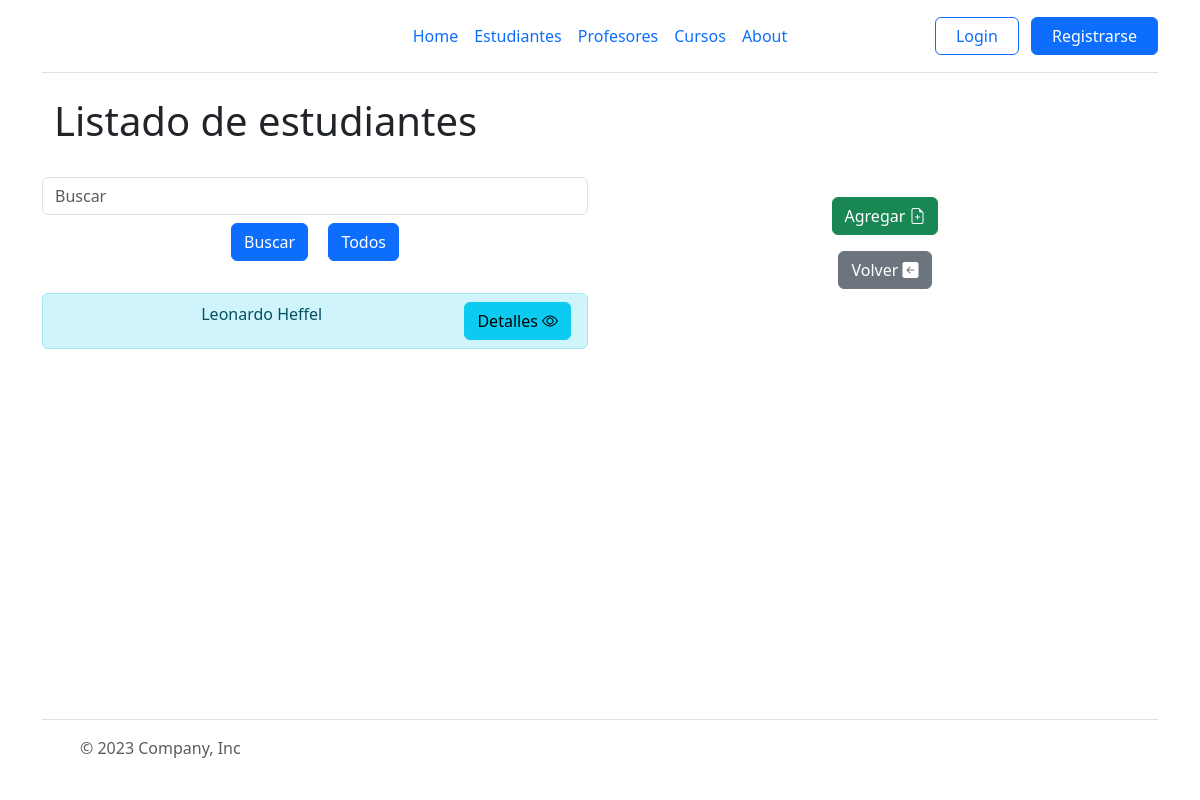
The page /estudiantes/ on the database as committed earlier.
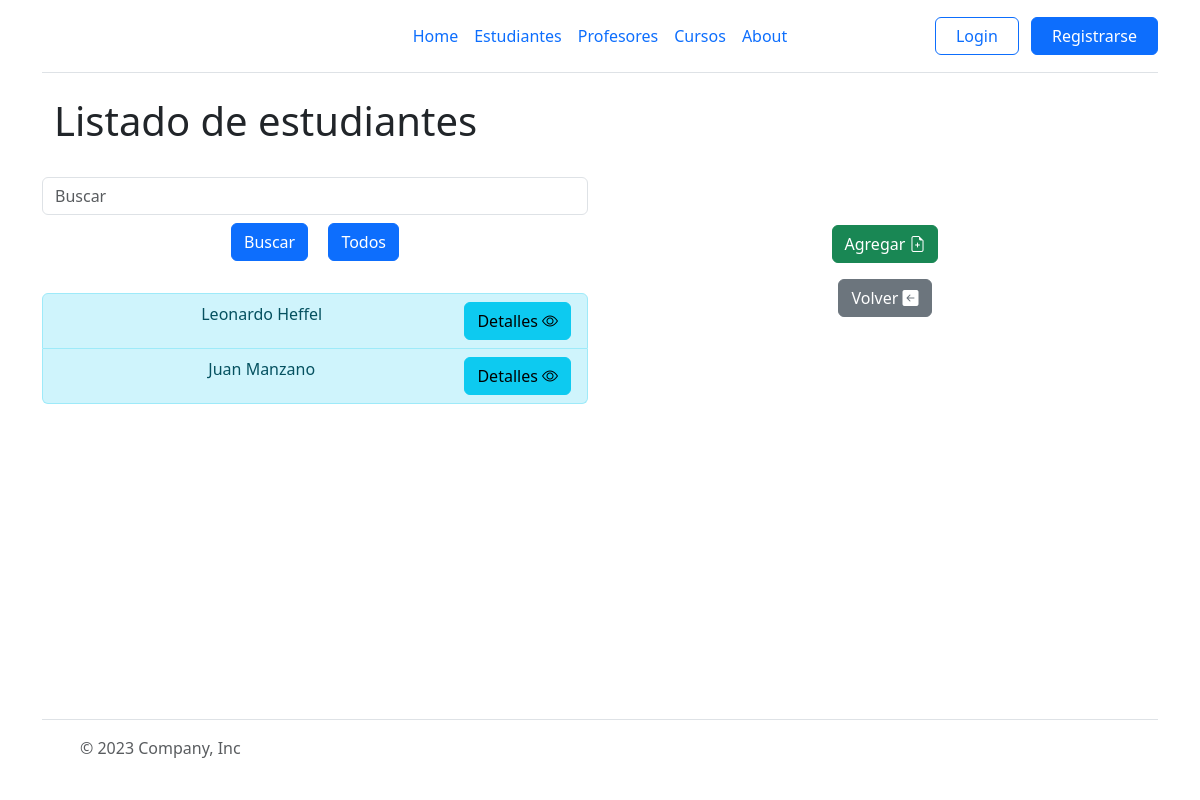
The same page on the database as committed later.
### estudiantes/models.py (models this page shows, shortened)
class Estudiante(models.Model):
    nombre=models.CharField(max_length=100)
    apellido=models.CharField(max_length=100)
    nacimiento=models.DateField(null=True, blank=True)

### estudiantes/views.py (the view)
# urls.py: path("",views.EstudiantesList.as_view(),name="estudiantes_list"),
class EstudiantesList(ListView):
    model = models.Estudiante
    def get_queryset(self):
        object_list = models.Estudiante.objects.all()
        if self.request.GET.get("buscar"):
            consulta = self.request.GET.get("buscar")
            object_list = models.Estudiante.objects.filter(
                nombre__icontains=consulta
            )
        return object_list

### estudiantes/templates/estudiantes/estudiante_list.html (shortened to what this page needs)
{% extends 'home/index.html' %}
{% block tittle %}
<div class="container">
    <h1>Listado de estudiantes </h1>
</div>
{% endblock tittle %}
{% block content-left %}
    <div class="py-4 text-center">
        <form action="" method="GET">
            <input type="text" name="buscar" placeholder="Buscar" class="form-control">
            <button class="btn btn-primary m-2" type="submit">Buscar</button>
            <button class="btn btn-primary m-2" >Todos</button>
        </form>
    </div>
    <ul class="list-group">
        {% for estudiante in object_list %}
        <li class="list-group-item list-group-item-info"> {{estudiante.nombre}}  {{estudiante.apellido}}
            <a class="float-end" href="{% url 'estudiantes:estudiantes_detail' estudiante.id %}"><button class="btn btn-info">Detalles <i class="bi bi-eye"></i></button></a>
        </li>
    {% endfor %}
    </ul>
{% endblock content-left %}
{% block content-right %}
    <a href="{% url 'estudiantes:estudiantes_create' %}"><button class="btn btn-success">Agregar <i class="bi bi-file-earmark-plus"></i></button></a>
    <div class="p-3" > <a href="{% url 'home:index' %}"><button class="btn btn-secondary">Volver <i class="bi bi-arrow-left-square-fill"></i></button></a></div>
{% endblock content-right %}

### home/templates/home/index.html (shortened to what this page needs)
{% load static %}
<!DOCTYPE html>
<html lang="es">
<head>
    <link rel="stylesheet" href="https://cdn.jsdelivr.net/npm/bootstrap-icons@1.11.1/font/bootstrap-icons.css">
    <link href="https://cdn.jsdelivr.net/npm/bootstrap@5.3.2/dist/css/bootstrap.min.css" rel="stylesheet">
</head>
<body>
    {% block nav %}
    <div class="container">
        <header class="d-flex flex-wrap align-items-center justify-content-center justify-content-md-between py-3 mb-4 border-bottom">
          <div class="col-md-3 mb-2 mb-md-0">
            <a href="/" class="d-inline-flex link-body-emphasis text-decoration-none">
              <svg class="bi" width="40" height="32" role="img" aria-label="Bootstrap"><use xlink:href="#bootstrap"/></svg>
            </a>
          </div>
          <ul class="nav col-12 col-md-auto mb-2 justify-content-center mb-md-0">
            <li><a href="/" class="nav-link px-2 ">Home</a></li>
            <li><a href="{% url 'estudiantes:estudiantes_list' %}" class="nav-link px-2">Estudiantes</a></li>
            <li><a href="{% url 'profesores:profesores_list' %}" class="nav-link px-2">Profesores</a></li>
            <li><a href="{% url 'cursos:cursos_list' %}" class="nav-link px-2">Cursos</a></li>
            <li><a href="/about" class="nav-link px-2">About</a></li>
          </ul>
          <div class="col-md-3 text-end">
            {% if user.is_authenticated %}
              <button type="button" class="btn btn-danger"><a href="{% url 'home:logout' %}" class="nav-link px-2">Salir</a></button>
            {% else %}
              <button type="button" class="btn btn-outline-primary me-2"><a href="{% url 'home:login' %}" class="nav-link px-2">Login</a></button>
              <button type="button" class="btn btn-primary"><a href="{% url 'home:register' %}" class="nav-link px-2">Registrarse</a></button>
            {% endif %}
          </div>
        </header>
      </div>
    {% endblock nav %}
    <div class="container">
      {% block tittle %}{% endblock tittle %}
    </div>
    <div class="container text-center">
        <div class="row align-items-center">
          <div class="col">
            {% block content-left %}{% endblock content-left %}
          </div>
          <div class="col">
            {% block content-right %}{% endblock content-right %}
          </div>
        </div>
      </div>
      <div class="container text-center">
        <div class="row align-items-end">
          <div class="col">
            {% block footer %}
            <div class="container fixed-bottom">
                <footer class="d-flex flex-wrap justify-content-between align-items-center py-3 my-4 border-top">
                  <div class="col-md-4 d-flex align-items-center">
                    <a href="/" class="mb-3 me-2 mb-md-0 text-body-secondary text-decoration-none lh-1">
                      <svg class="bi" width="30" height="24"><use xlink:href="#bootstrap"></use></svg>
                    </a>
                    <span class="mb-3 mb-md-0 text-body-secondary">© 2023 Company, Inc</span>
                  </div>
                </footer>
              </div>
            {% endblock footer %}
          </div>
        </div>
      </div>
</body>
</html>

Rows that differ between the two databases and show on the page:
added Estudiante: nombre "Juan", apellido "Manzano"
